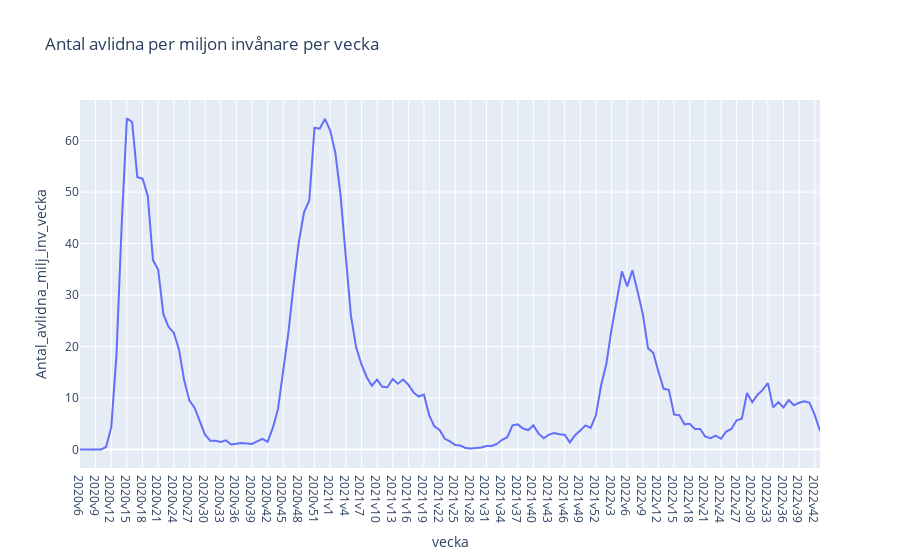

Notebook cell for this chart:
### Code cell
# Draw antal avlidna per miljon invånare per vecka
fig = px.line(df_covid_infection, x="vecka", y="Antal_avlidna_milj_inv_vecka",
                title="Antal avlidna per miljon invånare per vecka")
fig.show()
fig.write_image(os.path.join(KPI_PLOT_PATH, "antal_avlidna_per_miljon_inv_per_vecka.png"))

### Figure 1 — Plotly figure (JSON) as saved in the notebook; plotly's stock layout.template omitted (floating-point values rounded to 4 significant figures; data arrays with more than 128 entries replaced by an {"elided": "..."} marker saying what was removed)
{"data": [{"hovertemplate": "vecka=%{x}<br>Antal_avlidna_milj_inv_vecka=%{y}<extra></extra>", "legendgroup": "", "line": {"color": "#636efa", "dash": "solid"}, "marker": {"symbol": "circle"}, "mode": "lines", "name": "", "orientation": "v", "showlegend": false, "type": "scatter", "x": {"elided": "143 str values"}, "xaxis": "x", "y": {"elided": "143 float values"}, "yaxis": "y"}], "layout": {"legend": {"tracegroupgap": 0}, "title": {"text": "Antal avlidna per miljon invånare per vecka"}, "xaxis": {"anchor": "y", "domain": [0, 1], "title": {"text": "vecka"}}, "yaxis": {"anchor": "x", "domain": [0, 1], "title": {"text": "Antal_avlidna_milj_inv_vecka"}}}}
